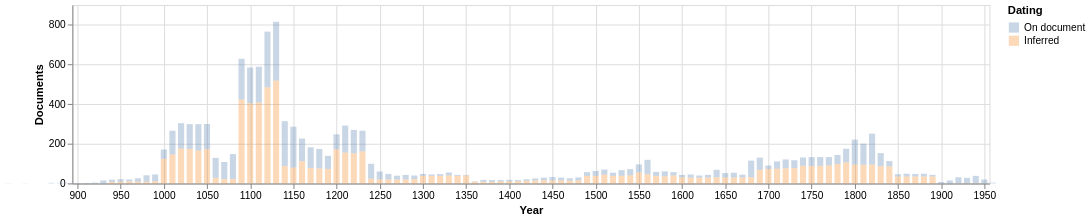

The cell this chart's notebook holds for it:
### Code cell
# plot as a stacked bar chart, colored by date source

# width 15 for 25 year range
# width 8 for 10 year range

bar_chart = alt.Chart(half_cent_df.select('earliest', 'latest', 'date_source', 'count')).mark_bar(opacity=0.3, width=6).encode(
    x=alt.X('earliest', title="Year", axis=alt.Axis(format="r")).scale(domain=[900, 1950]),
    # x2='latest',t
    # y=alt.Y('count', title='Documents by decade').scale(domain=[0, 900]),
    y=alt.Y('count', title='Documents').scale(domain=[0, 900]),
    color=alt.Color("date_source", title="Dating").scale(domain=['On document', 'Inferred']),  # specify domain to control order
).properties(width=900, height=175)
bar_chart

### Figure 1 — Vega-Lite specification as saved in the notebook (floating-point values rounded to 4 significant figures; data arrays with more than 128 entries replaced by an {"elided": "..."} marker saying what was removed)
{"config": {"view": {"continuousWidth": 300, "continuousHeight": 300}}, "data": {"name": "data-ebd77112895461c1b19352190063cc47"}, "mark": {"type": "bar", "opacity": 0.3, "width": 6}, "encoding": {"color": {"field": "date_source", "scale": {"domain": ["On document", "Inferred"]}, "title": "Dating", "type": "nominal"}, "x": {"axis": {"format": "r"}, "field": "earliest", "scale": {"domain": [900, 1950]}, "title": "Year", "type": "quantitative"}, "y": {"field": "count", "scale": {"domain": [0, 900]}, "title": "Documents", "type": "quantitative"}}, "height": 175, "width": 900, "$schema": "https://vega.github.io/schema/vega-lite/v6.1.0.json", "datasets": {"data-ebd77112895461c1b19352190063cc47": {"elided": "211 records"}}}
